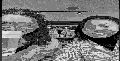

Python code for this plot:
from pathlib import Path
from PIL import Image, ImageDraw
import math

final_image = Image.new("L", (120, 61))
final_image_drawer = ImageDraw.Draw(final_image)

base_path = Path(__file__).parent

art = open((base_path / "art.txt").resolve(), "r")
Lines = art.readlines()

colors = {}

characters = "@%&#*/(,. "

for i in range(len(characters)):
    color_value = math.floor(255 * i / len(characters))
    colors[characters[i]] = color_value

for i in range(len(Lines)):
    line = Lines[i]
    for j in range(len(line) - 1):
        char = line[j]
        final_image_drawer.point([j, i], colors[char])

# final_image.show()

final_image.save((base_path / "image.png").resolve())
